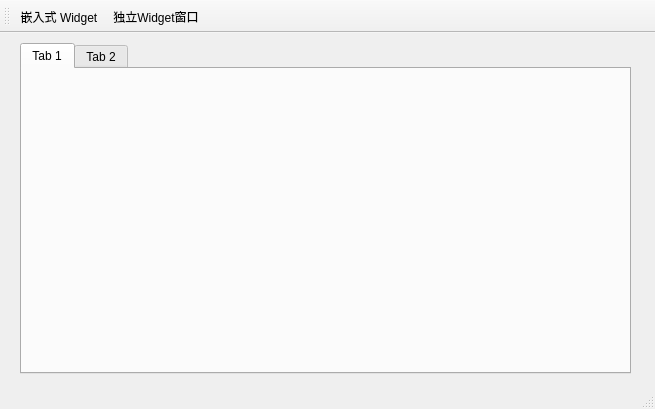
<?xml version="1.0" encoding="UTF-8"?>
<ui version="4.0">
 <class>MainWindow</class>
 <widget class="QMainWindow" name="MainWindow">
  <property name="geometry">
   <rect>
    <x>0</x>
    <y>0</y>
    <width>655</width>
    <height>409</height>
   </rect>
  </property>
  <property name="windowTitle">
   <string>MainWindow</string>
  </property>
  <widget class="QWidget" name="centralwidget">
   <widget class="QTabWidget" name="tabWidget">
    <property name="geometry">
     <rect>
      <x>20</x>
      <y>10</y>
      <width>611</width>
      <height>331</height>
     </rect>
    </property>
    <property name="currentIndex">
     <number>0</number>
    </property>
    <widget class="QWidget" name="tab">
     <attribute name="title">
      <string>Tab 1</string>
     </attribute>
    </widget>
    <widget class="QWidget" name="tab_2">
     <attribute name="title">
      <string>Tab 2</string>
     </attribute>
    </widget>
   </widget>
  </widget>
  <widget class="QMenuBar" name="menubar">
   <property name="geometry">
    <rect>
     <x>0</x>
     <y>0</y>
     <width>655</width>
     <height>17</height>
    </rect>
   </property>
  </widget>
  <widget class="QStatusBar" name="statusbar"/>
  <widget class="QToolBar" name="mainToolBar">
   <property name="windowTitle">
    <string>toolBar</string>
   </property>
   <attribute name="toolBarArea">
    <enum>TopToolBarArea</enum>
   </attribute>
   <attribute name="toolBarBreak">
    <bool>false</bool>
   </attribute>
   <addaction name="actWidgetInsite"/>
   <addaction name="actWidget"/>
  </widget>
  <action name="actWidgetInsite">
   <property name="text">
    <string>嵌入式 Widget</string>
   </property>
  </action>
  <action name="actWidget">
   <property name="text">
    <string>独立Widget窗口</string>
   </property>
  </action>
 </widget>
 <resources/>
 <connections/>
</ui>
